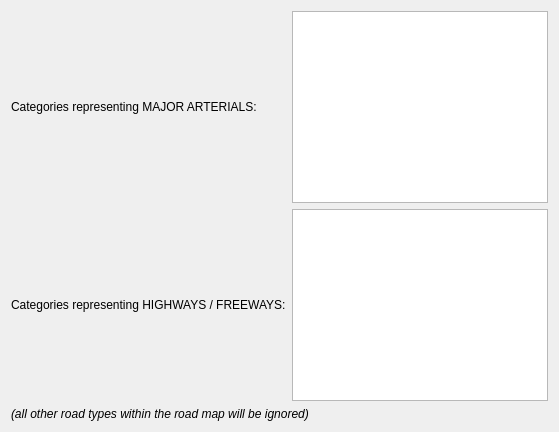
                 <widget class="QWidget" name="roadclass_widget" native="true">
                  <property name="minimumSize">
                   <size>
                    <width>0</width>
                    <height>0</height>
                   </size>
                  </property>
                  <layout class="QGridLayout" name="gridLayout_31">
                   <item row="1" column="0">
                    <widget class="QLabel" name="hwy_classes">
                     <property name="text">
                      <string>&lt;html&gt;&lt;head/&gt;&lt;body&gt;&lt;p&gt;Categories representing HIGHWAYS / FREEWAYS:&lt;/p&gt;&lt;/body&gt;&lt;/html&gt;</string>
                     </property>
                    </widget>
                   </item>
                   <item row="0" column="0">
                    <widget class="QLabel" name="ma_classes">
                     <property name="text">
                      <string>&lt;html&gt;&lt;head/&gt;&lt;body&gt;&lt;p&gt;Categories representing MAJOR ARTERIALS:&lt;/p&gt;&lt;/body&gt;&lt;/html&gt;</string>
                     </property>
                    </widget>
                   </item>
                   <item row="0" column="1">
                    <widget class="QTextEdit" name="ma_classes_box">
                     <property name="minimumSize">
                      <size>
                       <width>0</width>
                       <height>40</height>
                      </size>
                     </property>
                     <property name="acceptRichText">
                      <bool>false</bool>
                     </property>
                    </widget>
                   </item>
                   <item row="1" column="1">
                    <widget class="QTextEdit" name="hwy_classes_box">
                     <property name="minimumSize">
                      <size>
                       <width>0</width>
                       <height>40</height>
                      </size>
                     </property>
                     <property name="acceptRichText">
                      <bool>false</bool>
                     </property>
                    </widget>
                   </item>
                   <item row="2" column="0" colspan="2">
                    <widget class="QLabel" name="roadclass_lbl">
                     <property name="text">
                      <string>&lt;html&gt;&lt;head/&gt;&lt;body&gt;&lt;p&gt;&lt;span style=&quot; font-style:italic;&quot;&gt;(all other road types within the road map will be ignored)&lt;/span&gt;&lt;/p&gt;&lt;/body&gt;&lt;/html&gt;</string>
                     </property>
                    </widget>
                   </item>
                  </layout>
                 </widget>
